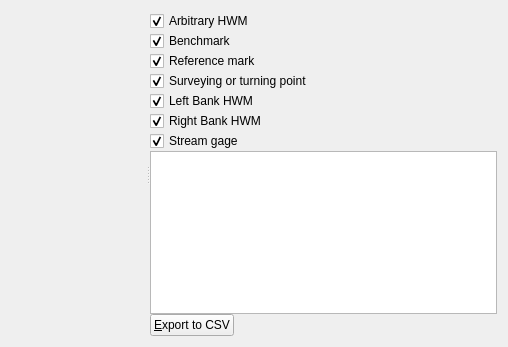
<?xml version="1.0" encoding="UTF-8"?>
<ui version="4.0">
 <class>VerticalCrossSectionWindow</class>
 <widget class="QWidget" name="VerticalCrossSectionWindow">
  <property name="geometry">
   <rect>
    <x>0</x>
    <y>0</y>
    <width>508</width>
    <height>347</height>
   </rect>
  </property>
  <property name="windowTitle">
   <string>Vertical Cross Section Window</string>
  </property>
  <property name="windowIcon">
   <iconset resource="../../rivmaker.qrc">
    <normaloff>:/images/iconVerticalCrosssection.png</normaloff>:/images/iconVerticalCrosssection.png</iconset>
  </property>
  <layout class="QVBoxLayout" name="verticalLayout_2">
   <item>
    <widget class="QSplitter" name="splitter">
     <property name="orientation">
      <enum>Qt::Horizontal</enum>
     </property>
     <widget class="QwtPlot" name="qwtWidget" native="true"/>
     <widget class="QWidget" name="layoutWidget">
      <layout class="QVBoxLayout" name="verticalLayout" stretch="0,0,0,0,0,0,0,1,0">
       <property name="spacing">
        <number>0</number>
       </property>
       <item>
        <widget class="QCheckBox" name="arbitraryCheckBox">
         <property name="text">
          <string>Arbitrary HWM</string>
         </property>
         <property name="icon">
          <iconset resource="../../rivmaker.qrc">
           <normaloff>:/images/iconAHWM.png</normaloff>:/images/iconAHWM.png</iconset>
         </property>
         <property name="checked">
          <bool>true</bool>
         </property>
        </widget>
       </item>
       <item>
        <widget class="QCheckBox" name="benchmarkCheckBox">
         <property name="text">
          <string>Benchmark</string>
         </property>
         <property name="icon">
          <iconset resource="../../rivmaker.qrc">
           <normaloff>:/images/iconBenchmark.png</normaloff>:/images/iconBenchmark.png</iconset>
         </property>
         <property name="checked">
          <bool>true</bool>
         </property>
        </widget>
       </item>
       <item>
        <widget class="QCheckBox" name="referenceMarkCheckBox">
         <property name="text">
          <string>Reference mark</string>
         </property>
         <property name="icon">
          <iconset resource="../../rivmaker.qrc">
           <normaloff>:/images/iconReferenceMark.png</normaloff>:/images/iconReferenceMark.png</iconset>
         </property>
         <property name="checked">
          <bool>true</bool>
         </property>
        </widget>
       </item>
       <item>
        <widget class="QCheckBox" name="hubCheckBox">
         <property name="text">
          <string>Surveying or turning point</string>
         </property>
         <property name="icon">
          <iconset resource="../../rivmaker.qrc">
           <normaloff>:/images/iconHub.png</normaloff>:/images/iconHub.png</iconset>
         </property>
         <property name="checked">
          <bool>true</bool>
         </property>
        </widget>
       </item>
       <item>
        <widget class="QCheckBox" name="leftCheckBox">
         <property name="text">
          <string>Left Bank HWM</string>
         </property>
         <property name="icon">
          <iconset resource="../../rivmaker.qrc">
           <normaloff>:/images/iconLBHWM.png</normaloff>:/images/iconLBHWM.png</iconset>
         </property>
         <property name="checked">
          <bool>true</bool>
         </property>
        </widget>
       </item>
       <item>
        <widget class="QCheckBox" name="rightCheckBox">
         <property name="text">
          <string>Right Bank HWM</string>
         </property>
         <property name="icon">
          <iconset resource="../../rivmaker.qrc">
           <normaloff>:/images/iconRBHWM.png</normaloff>:/images/iconRBHWM.png</iconset>
         </property>
         <property name="checked">
          <bool>true</bool>
         </property>
        </widget>
       </item>
       <item>
        <widget class="QCheckBox" name="streamGageCheckBox">
         <property name="text">
          <string>Stream gage</string>
         </property>
         <property name="icon">
          <iconset resource="../../rivmaker.qrc">
           <normaloff>:/images/iconStreamGage.png</normaloff>:/images/iconStreamGage.png</iconset>
         </property>
         <property name="checked">
          <bool>true</bool>
         </property>
        </widget>
       </item>
       <item>
        <widget class="QTableView" name="tableView"/>
       </item>
       <item>
        <layout class="QHBoxLayout" name="horizontalLayout">
         <item>
          <widget class="QPushButton" name="exportButton">
           <property name="text">
            <string>&amp;Export to CSV</string>
           </property>
          </widget>
         </item>
         <item>
          <spacer name="horizontalSpacer">
           <property name="orientation">
            <enum>Qt::Horizontal</enum>
           </property>
           <property name="sizeHint" stdset="0">
            <size>
             <width>40</width>
             <height>20</height>
            </size>
           </property>
          </spacer>
         </item>
        </layout>
       </item>
      </layout>
     </widget>
    </widget>
   </item>
  </layout>
 </widget>
 <customwidgets>
  <customwidget>
   <class>QwtPlot</class>
   <extends>QWidget</extends>
   <header location="global">qwt_plot.h</header>
   <container>1</container>
  </customwidget>
 </customwidgets>
 <resources>
  <include location="../../rivmaker.qrc"/>
 </resources>
 <connections/>
</ui>
